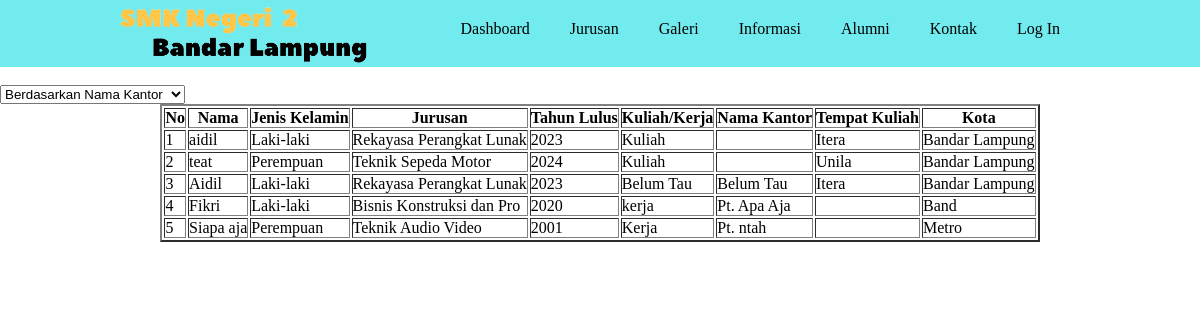
The page /alumnikantor.php on the database its author committed.
### tables this page shows
CREATE TABLE `alumni` (
  `id` int(11) NOT NULL,
  `nama` varchar(25) NOT NULL,
  `jenis_kelamin` enum('Laki-laki','Perempuan') NOT NULL,
  `jurusan` varchar(25) NOT NULL,
  `kantor` varchar(25) NOT NULL,
  `kota` varchar(50) NOT NULL,
  `kuliah_kerja` varchar(50) NOT NULL,
  `tahun_lulus` varchar(5) NOT NULL,
  `tempat_kuliah` varchar(25) NOT NULL
);

### alumnikantor.php (the view, shortened to what this page needs)
<!DOCTYPE html>
<html lang="en">
<head>
</head>
<body>
    <?php
    include 'header.php';
    ?>
    <select name="" onchange="location = this.value;">
    <option value="alumnikantor.php">Berdasarkan Nama Kantor</option>
    </select>
    <center>
    <table border="2" class="tbl">
        <tr>
            <th>No</th>
            <th>Nama</th>
            <th>Jenis Kelamin</th>
            <th>Jurusan</th>
            <th>Tahun Lulus</th>
            <th>Kuliah/Kerja</th>
            <th>Nama Kantor</th>
            <th>Tempat Kuliah</th>
            <th>Kota</th>
        </tr>
        <?php
        include 'koneksi.php';
        $select = mysqli_query($conn, "SELECT * FROM alumni ORDER BY kantor");
        $nomor = 1;
        while($hasil = mysqli_fetch_array($select)){
        ?>
        <tr>
            <td><?= $nomor++;?></td>
            <td><?= $hasil['nama']?></td>
            <td><?= $hasil['jenis_kelamin']?></td>
            <td><?= $hasil['jurusan']?></td>
            <td><?= $hasil['tahun_lulus']?></td>
            <td><?= $hasil['kuliah_kerja']?></td>
            <td><?= $hasil['kantor']?></td>
            <td><?= $hasil['tempat_kuliah']?></td>
            <td><?= $hasil['kota']?></td>
        </tr>
        <?php }?>
    </table>
    </center>
</body>
</html>

### home.css (style rules this page uses)
*, html, body { margin: 0; padding: 0; }

### rows shown on the page
alumni: nama "aidil", jenis_kelamin "Laki-laki", jurusan "Rekayasa Perangkat Lunak", tahun_lulus "2023", kuliah_kerja "Kuliah", tempat_kuliah "Itera", kota "Bandar Lampung"
alumni: nama "teat", jenis_kelamin "Perempuan", jurusan "Teknik Sepeda Motor", tahun_lulus "2024", kuliah_kerja "Kuliah", tempat_kuliah "Unila", kota "Bandar Lampung"
alumni: nama "Aidil", jenis_kelamin "Laki-laki", jurusan "Rekayasa Perangkat Lunak", tahun_lulus "2023", kuliah_kerja "Belum Tau", kantor "Belum Tau", tempat_kuliah "Itera", kota "Bandar Lampung"
alumni: nama "Fikri", jenis_kelamin "Laki-laki", jurusan "Bisnis Konstruksi dan Pro", tahun_lulus "2020", kuliah_kerja "kerja", kantor "Pt. Apa Aja", kota "Band"
alumni: nama "Siapa aja", jenis_kelamin "Perempuan", jurusan "Teknik Audio Video", tahun_lulus "2001", kuliah_kerja "Kerja", kantor "Pt. ntah", kota "Metro"
